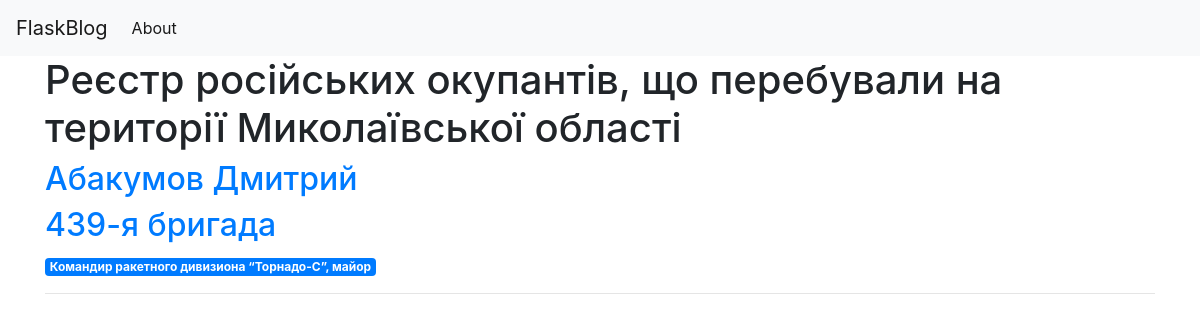
Screenshot of /unit/439-я бригада with the database file from the repository.
### tables this page shows
CREATE TABLE posts (
        id INTEGER PRIMARY KEY AUTOINCREMENT,
        created TIMESTAMP NOT NULL DEFAULT CURRENT_TIMESTAMP,
        FIO TEXT,
        DOB TEXT,
        Position TEXT,
        Unit TEXT,
        Passport TEXT,
        Passport_Issue_Date TEXT,
        Issued_By TEXT,
        Taxpayer_Number TEXT,
        Social_Security_Number TEXT,
        Address TEXT,
        Phone_Number TEXT,
        Social_Media TEXT,
        Email TEXT,
        Status TEXT,
        Verified TEXT,
        Source TEXT,
        Image_File TEXT
    );

### app.py (the view)
@app.route('/unit/<post_unit>')
def unit(post_unit):
    print(f"Requested Post Units are: {post_unit}")
    units = get_unit(post_unit)
    return render_template('index.html', posts=units)

### app.py (called while the page is built)
def get_db_connection():
    conn = sqlite3.connect(db)
    conn.row_factory = sqlite3.Row
    return conn

def get_unit(post_unit):
    conn = get_db_connection()
    units = conn.execute('SELECT * FROM posts WHERE Unit = ?',
                        (post_unit,)).fetchall()
    conn.close()
    if units is None:
        abort(404)
    return units

### templates/index.html (shortened to what this page needs)
{% extends 'base.html' %}
{% block content %}
    <h1>{% block title %} Реєстр російських окупантів, що перебували на території Миколаївської області {% endblock %}</h1>
    {% for post in posts %}
        <a href="{{ url_for('post', post_id=post['id'])}}">
            <h2>{{ post['FIO'] }}</h2>
        </a>
        <a href="{{ url_for('unit', post_unit=post['Unit'])}}">
            <h2>{{ post['Unit'] }}</h2>
        </a>
        <span class="badge badge-primary">{{ post['Position'] }}</span>
        <hr>
    {% endfor %}
{% endblock %}

### rows the page displays
posts: FIO "Абакумов Дмитрий", Unit "439-я бригада", Position "Командир ракетного дивизиона “Торнадо-С”, майор"
